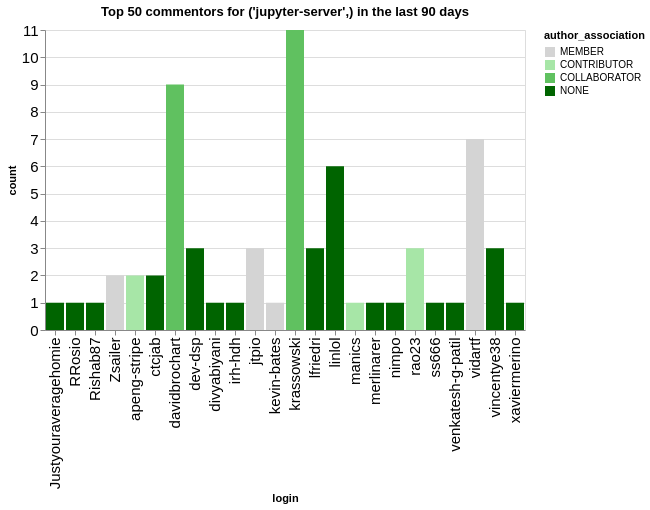

Notebook cell for this chart:
### Code cell
n_plot = 50
charts = []
for ii, (iorg, idata) in enumerate(commentors.groupby(['org'])):
    title = f"Top {n_plot} commentors for {iorg} in the last {n_days} days"
    idata = idata.groupby('login', as_index=False).agg({'count': 'sum', 'author_association': 'first'})
    idata = idata.sort_values('count', ascending=False).head(n_plot)
    ch = alt.Chart(data=idata.head(n_plot), title=title).mark_bar().encode(
        x='login',
        y='count',
        color=alt.Color('author_association', scale=alt.Scale(domain=author_types, range=author_colors))
    )
    charts.append(ch)
alt.hconcat(*charts)

### Figure 1 — Vega-Lite specification as saved in the notebook (floating-point values rounded to 4 significant figures)
{"config": {"axisLeft": {"labelFontSize": 15}, "axisBottom": {"labelFontSize": 15}}, "hconcat": [{"mark": {"type": "bar"}, "encoding": {"color": {"field": "author_association", "scale": {"domain": ["MEMBER", "CONTRIBUTOR", "COLLABORATOR", "NONE"], "range": ["rgb(211.82745098039214, 211.82745098039214, 211.82745098039214)", "rgb(166.98562091503268, 229.89803921568628, 166.98562091503268)", "rgb(96.37647058823529, 192.75294117647059, 96.37647058823529)", "rgb(0.0, 100.3921568627451, 0.0)"]}, "type": "nominal"}, "x": {"field": "login", "type": "nominal"}, "y": {"field": "count", "type": "quantitative"}}, "title": "Top 50 commentors for ('jupyter-server',) in the last 90 days"}], "data": {"name": "data-af5e0065b491ac95563960fb32862314"}, "$schema": "https://vega.github.io/schema/vega-lite/v5.20.1.json", "datasets": {"data-af5e0065b491ac95563960fb32862314": [{"login": "krassowski", "count": 11, "author_association": "COLLABORATOR"}, {"login": "davidbrochart", "count": 9, "author_association": "COLLABORATOR"}, {"login": "vidartf", "count": 7, "author_association": "MEMBER"}, {"login": "linlol", "count": 6, "author_association": "NONE"}, {"login": "jtpio", "count": 3, "author_association": "MEMBER"}, {"login": "dev-dsp", "count": 3, "author_association": "NONE"}, {"login": "vincentye38", "count": 3, "author_association": "NONE"}, {"login": "rao23", "count": 3, "author_association": "CONTRIBUTOR"}, {"login": "lfriedri", "count": 3, "author_association": "NONE"}, {"login": "Zsailer", "count": 2, "author_association": "MEMBER"}, {"login": "ctcjab", "count": 2, "author_association": "NONE"}, {"login": "apeng-stripe", "count": 2, "author_association": "CONTRIBUTOR"}, {"login": "RRosio", "count": 1, "author_association": "NONE"}, {"login": "Justyouraveragehomie", "count": 1, "author_association": "NONE"}, {"login": "Rishab87", "count": 1, "author_association": "NONE"}, {"login": "kevin-bates", "count": 1, "author_association": "MEMBER"}, {"login": "manics", "count": 1, "author_association": "CONTRIBUTOR"}, {"login": "divyabiyani", "count": 1, "author_association": "NONE"}, {"login": "irh-hdh", "count": 1, "author_association": "NONE"}, {"login": "merlinarer", "count": 1, "author_association": "NONE"}, {"login": "ss666", "count": 1, "author_association": "NONE"}, {"login": "nimpo", "count": 1, "author_association": "NONE"}, {"login": "venkatesh-g-patil", "count": 1, "author_association": "NONE"}, {"login": "xaviermerino", "count": 1, "author_association": "NONE"}]}}
